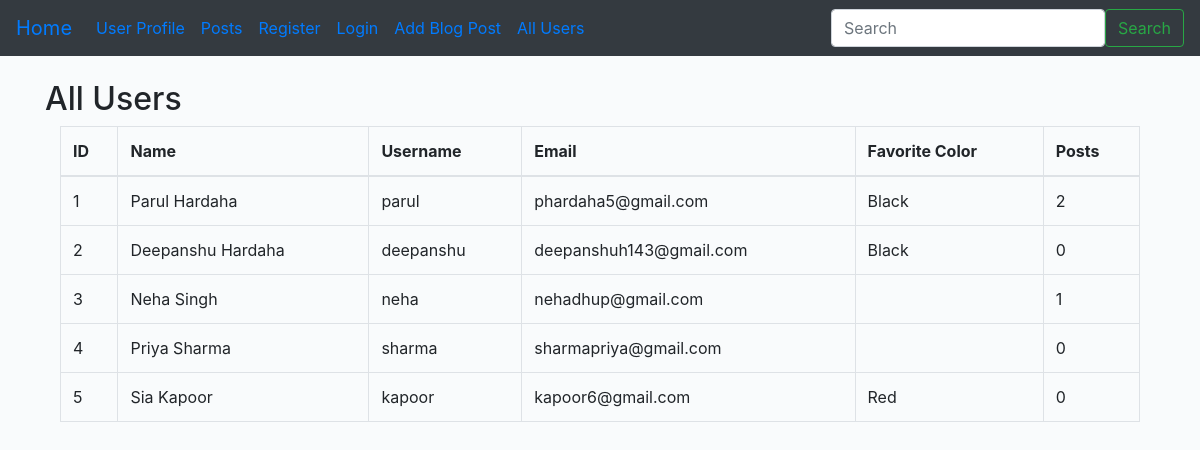
Screenshot of /users with the database file from the repository.
### app.py (models this page shows, shortened)
class Users(db.Model,UserMixin):
  id= db.Column(db.Integer,primary_key=True)
  username=db.Column(db.String(20),nullable=False,unique=True)
  name=db.Column(db.String(100),nullable=False)
  email=db.Column(db.String(100),nullable=False,unique=True)
  favorite_Colour=db.Column(db.String(100))
  date_added=db.Column(db.DateTime,default=datetime.utcnow)
  password_hash=db.Column(db.String(120))
  posts = db.relationship('Posts', foreign_keys=[Posts.poster_id], backref='poster', lazy=True)
  @property
  def password(self):
    raise AttributeError('Password is not Readable!')

### app.py (the view)
@app.route('/users')
def all_users():
    users = Users.query.all()  # Fetch all users from the database
    return render_template('all_users.html', users=users)

### app.py
class SearchForm(FlaskForm):
  searched=StringField("searched",validators=[DataRequired()])
  submit=SubmitField("Submit")

### app.py (called while the page is built)
@app.context_processor
def base():
  form=SearchForm()
  return dict(form=form)

### templates/all_users.html
{% extends 'base.html' %}
{% block content %}
  <h2>All Users</h2>
  <div class="container">
    <table class="table table-hover table-bordered">
      <thead>
        <tr>
          <th>ID</th>
          <th>Name</th>
          <th>Username</th>
          <th>Email</th>
          <th>Favorite Color</th>
          <th>Posts</th>
        </tr>
      </thead>
      <tbody>
        {% for user in users %}
          <tr>
            <td>{{ user.id }}</td>
            <td>{{ user.name }}</td>
            <td>{{ user.username }}</td>
            <td>{{ user.email }}</td>
            <td>{{ user.favorite_Colour }}</td>
            <td>{{ user.posts|length }}</td>
          </tr>
        {% else %}
          <tr>
            <td colspan="5">No users found.</td>
          </tr>
        {% endfor %}
      </tbody>
    </table>
  </div>
{% endblock %}

### templates/base.html (shortened to what this page needs)
<!doctype html>
<html lang="en">
  <head>
    <link rel="stylesheet" href="https://cdn.jsdelivr.net/npm/bootstrap@4.0.0/dist/css/bootstrap.min.css">
    <link href="{{ url_for('static',filename='css/style.css') }}" rel="stylesheet">
  </head>
  <body>
    {% include 'nav.html' %}
    <br>
    <div class="container">
        {% block content %}
        {% endblock %}
    </div>
  </body>
</html>

### templates/nav.html (shortened to what this page needs)
<nav class="navbar navbar-expand-lg navbar-darkt bg-dark">
  <a class="navbar-brand" href="{{ url_for('posts')}}">Home</a>
  <div class="collapse navbar-collapse" id="navbarSupportedContent">
    <ul class="navbar-nav mr-auto">
      <li class="nav-item">
        <a class="nav-link" href="{{url_for('user',name='Parul')}}">User Profile</a>
      </li>
      <li class="nav-item">
        <a class="nav-link" href="{{url_for('posts')}}">Posts</a>
    </li>
      {% if current_user.is_authenticated %}
        <li class="nav-item">
        <a class="nav-link" href="{{url_for('dash')}}">Profile</a>
        </li>
          {% if current_user.id == 13 %}
            <li class="nav-item">
              <a class="nav-link" href="{{url_for('admin')}}">Admin</a>
            </li>
          {% endif %}
        <li class="nav-item">
        <a class="nav-link" href="{{url_for('logout')}}">Logout</a>
        </li>
      {% else %}
        <li class="nav-item">
        <a class="nav-link" href="{{url_for('add_user')}}">Register</a>
        </li>
        <li class="nav-item">
        <a class="nav-link" href="{{url_for('login')}}">Login</a>
        </li>
      {% endif %}
      <li class="nav-item">
        <a class="nav-link" href="{{url_for('add_post')}}">Add Blog Post</a>
      </li>
      <li class="nav-item">
        <a class="nav-link" href="{{url_for('all_users')}}">All Users</a>
      </li>
    </ul>
    <form method="POST" action = "{{url_for('search')}} "  class="d-flex">
      <input class="form-control me-2" type="search" placeholder="Search" aria-label="Search",name="searched">
      <button class="btn btn-outline-success" type="submit">Search</button>
    </form>
  </div>
</nav>

### static/css/style.css (style rules this page uses)
body { background: #f9fbfcd6; }

### rows the page displays
Users: id "1", name "Parul Hardaha", username "parul", email "phardaha5@gmail.com", favorite_Colour "Black", posts|length "2"
Users: id "2", name "Deepanshu Hardaha", username "deepanshu", email "deepanshuh143@gmail.com", favorite_Colour "Black", posts|length "0"
Users: id "3", name "Neha Singh", username "neha", email "nehadhup@gmail.com", posts|length "1"
Users: id "4", name "Priya Sharma", username "sharma", email "sharmapriya@gmail.com", posts|length "0"
Users: id "5", name "Sia Kapoor", username "kapoor", email "kapoor6@gmail.com", favorite_Colour "Red", posts|length "0"
